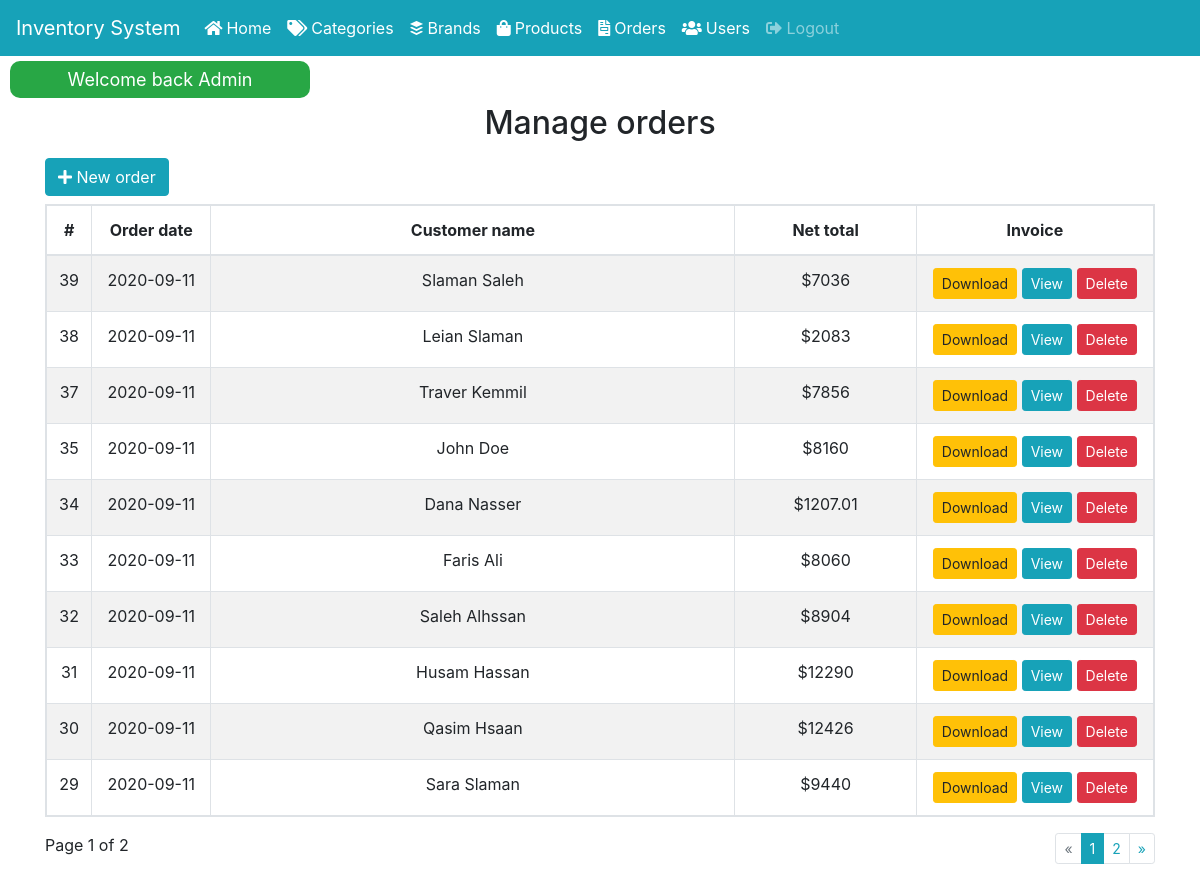
The page /manage_orders.php (signed in) on the database its author committed.
### tables this page shows
CREATE TABLE `invoice` (
  `id` int(11) NOT NULL,
  `customer_name` varchar(255) NOT NULL,
  `order_date` date NOT NULL,
  `sub_total` double NOT NULL,
  `gst` double NOT NULL,
  `discount` double NOT NULL,
  `net_total` double NOT NULL,
  `paid` double NOT NULL,
  `due` double NOT NULL,
  `payment_type` tinytext NOT NULL,
  `invoice_pdf` varchar(255) DEFAULT NULL
);

### includes/config/app.php (called while the page is built)
<?php
$config = [
    'app_name' => 'Inventory System',
    'app_url' => 'http://localhost/inventory-system/',
    'admin_email' => 'admin@.com',
    'root_dir'      => $_SERVER['DOCUMENT_ROOT'].DIRECTORY_SEPARATOR.'inventory-system/',
];

### manage_orders.php (the view, shortened to what this page needs)
<?php
require_once 'includes/templates/header.php';
require_once 'includes/classes/Database.php';
$getAllWithPagination = new Database();
$table = 'invoice';
$sql ='SELECT * from invoice ORDER BY id DESC';
$pagination = $getAllWithPagination->getAllResultWithPagination('manage_orders',$table, $sql);
?>
    <div class="container my-5">
        <h2 class="text-center mt-5 mb-3">Manage orders</h2>
        <a href="new_order" class="btn btn-info mb-2"><i class="fas fa-plus"></i>&nbsp;New order</a>
        <table class="table table-striped table-hover table-bordered text-center table-responsive">
            <thead>
            <tr>
                <th style="width: 45px">#</th>
                <th style="width: 120px !important; min-width: 115px !important;">Order date</th>
                <th style="width: 583px !important; min-width: 268px !important;">Customer name</th>
                <th style="width: 200px !important; min-width: 100px !important;">Net total</th>
                <th style="width: 240px !important; min-width: 225px !important;">Invoice</th>
            </tr>
            </thead>
            <tbody>
            <?php foreach ($pagination['sql_result'] as $r):?>
                <tr>
                    <td><?php echo $r['id']?></td>
                    <td><?php echo $r['order_date']?></td>
                    <td><?php echo $r['customer_name']?></td>
                    <td><?php echo '$'.$r['net_total']?></td>
                    <td>
                        <?php
                        if (!empty($r['invoice_pdf'])){
                            echo '<a class="btn btn-sm btn-warning" target="_blank" href="'.$config['app_url'].$r['invoice_pdf'].'" download>Download</a>';
                        }else{
                            echo '<form action="view_invoice" target="_blank" method="post" style="display: inline-block">
                                    <input type="hidden" name="download" value="download">
                                    <input type="hidden" name="invo_id" value="'.$r['id'].'">
                                    <input type="submit" value="Download" class="btn btn-sm btn-warning">
                                </form>';
                        }
                        ?>
                        <?php
                        if (!empty($r['invoice_pdf'])){
                            echo '<a class="btn btn-sm btn-info" target="_blank" href="'.$config['app_url'].$r['invoice_pdf'].'">View</a>';
                        }else{
                            echo '<form action="view_invoice" target="_blank" method="post" style="display: inline-block">
                                    <input type="hidden" name="invo_id" value="'.$r['id'].'">
                                    <input type="submit" value="View" class="btn btn-sm btn-info">
                                </form>';
                        }
                        ?>
                        <button class="btn btn-sm btn-danger delete-invoice" data-inid="<?php echo $r['id']?>">Delete</button>
                    </td>
                </tr>
            <?php endforeach;?>
            </tbody>
        </table>
        <div class="float-left">
            Page <?php echo $pagination['page']?> of <?php echo $pagination['total_pages']?>
        </div>
        <div class="float-right">
            <nav aria-label="Page navigation example">
                <ul class="pagination pagination-sm">
                    <?php echo $pagination['pagination']?>
                </ul>
            </nav>
        </div>
    </div>
<?php require_once 'includes/templates/footer.php'?>

### rows shown on the page
invoice: id "39", order_date "2020-09-11", customer_name "Slaman Saleh", net_total "7036"
invoice: id "38", order_date "2020-09-11", customer_name "Leian Slaman", net_total "2083"
invoice: id "37", order_date "2020-09-11", customer_name "Traver Kemmil", net_total "7856"
invoice: id "35", order_date "2020-09-11", customer_name "John Doe", net_total "8160"
invoice: id "34", order_date "2020-09-11", customer_name "Dana Nasser", net_total "1207.01"
invoice: id "33", order_date "2020-09-11", customer_name "Faris Ali", net_total "8060"
invoice: id "32", order_date "2020-09-11", customer_name "Saleh Alhssan", net_total "8904"
invoice: id "31", order_date "2020-09-11", customer_name "Husam Hassan", net_total "12290"
invoice: id "30", order_date "2020-09-11", customer_name "Qasim Hsaan", net_total "12426"
invoice: id "29", order_date "2020-09-11", customer_name "Sara Slaman", net_total "9440"

### other values the page prints
$_SESSION['notify_message'] "Welcome back Admin"
$pagination['page'] "1"
$pagination['total_pages'] "2"
$totalPages "2"
